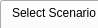
      <widget class="QWidget" name="page_7">
       <property name="geometry">
        <rect>
         <x>0</x>
         <y>0</y>
         <width>98</width>
         <height>28</height>
        </rect>
       </property>
       <attribute name="label">
        <string>Step 3 - Run or re-run a Scenario</string>
       </attribute>
       <widget class="QGroupBox" name="groupBox_6">
        <property name="geometry">
         <rect>
          <x>0</x>
          <y>205</y>
          <width>676</width>
          <height>91</height>
         </rect>
        </property>
        <property name="title">
         <string>Run the scenario</string>
        </property>
        <widget class="QWidget" name="layoutWidget">
         <property name="geometry">
          <rect>
           <x>10</x>
           <y>50</y>
           <width>656</width>
           <height>25</height>
          </rect>
         </property>
         <layout class="QHBoxLayout" name="horizontalLayout_38">
          <item>
           <widget class="QPushButton" name="pushButton_11">
            <property name="text">
             <string>Run scenario</string>
            </property>
           </widget>
          </item>
          <item>
           <widget class="QLineEdit" name="lineEdit_14"/>
          </item>
         </layout>
        </widget>
        <widget class="QWidget" name="layoutWidget">
         <property name="geometry">
          <rect>
           <x>10</x>
           <y>21</y>
           <width>656</width>
           <height>22</height>
          </rect>
         </property>
         <layout class="QHBoxLayout" name="horizontalLayout_51">
          <item>
           <widget class="QLabel" name="label_31">
            <property name="text">
             <string>Select output path</string>
            </property>
           </widget>
          </item>
          <item>
           <widget class="QLineEdit" name="lineEdit_16"/>
          </item>
          <item>
           <widget class="QToolButton" name="toolButton_4">
            <property name="text">
             <string>...</string>
            </property>
           </widget>
          </item>
         </layout>
        </widget>
       </widget>
       <widget class="QPushButton" name="pushButton_8">
        <property name="geometry">
         <rect>
          <x>545</x>
          <y>180</y>
          <width>131</width>
          <height>23</height>
         </rect>
        </property>
        <property name="text">
         <string>Save scenario</string>
        </property>
       </widget>
       <widget class="QTabWidget" name="tabWidget_2">
        <property name="geometry">
         <rect>
          <x>0</x>
          <y>0</y>
          <width>676</width>
          <height>171</height>
         </rect>
        </property>
        <property name="currentIndex">
         <number>0</number>
        </property>
        <widget class="QWidget" name="tab_3">
         <attribute name="title">
          <string>Select Scenario simulation duration</string>
         </attribute>
         <widget class="QGroupBox" name="groupBox_27">
          <property name="geometry">
           <rect>
            <x>10</x>
            <y>5</y>
            <width>641</width>
            <height>131</height>
           </rect>
          </property>
          <property name="title">
           <string>Specify how long the simulation will run</string>
          </property>
          <widget class="QWidget" name="layoutWidget_40">
           <property name="geometry">
            <rect>
             <x>460</x>
             <y>7</y>
             <width>48</width>
             <height>131</height>
            </rect>
           </property>
           <layout class="QVBoxLayout" name="verticalLayout_40">
            <item>
             <widget class="QSpinBox" name="spinBox_37"/>
            </item>
            <item>
             <widget class="QSpinBox" name="spinBox_38"/>
            </item>
            <item>
             <widget class="QSpinBox" name="spinBox_39"/>
            </item>
           </layout>
          </widget>
          <widget class="QWidget" name="layoutWidget_41">
           <property name="geometry">
            <rect>
             <x>190</x>
             <y>9</y>
             <width>261</width>
             <height>131</height>
            </rect>
           </property>
           <layout class="QVBoxLayout" name="verticalLayout_41">
            <item>
             <widget class="QSlider" name="horizontalSlider_45">
              <property name="orientation">
               <enum>Qt::Horizontal</enum>
              </property>
             </widget>
            </item>
            <item>
             <widget class="QSlider" name="horizontalSlider_46">
              <property name="orientation">
               <enum>Qt::Horizontal</enum>
              </property>
             </widget>
            </item>
            <item>
             <widget class="QSlider" name="horizontalSlider_47">
              <property name="orientation">
               <enum>Qt::Horizontal</enum>
              </property>
             </widget>
            </item>
           </layout>
          </widget>
          <widget class="QWidget" name="layoutWidget_42">
           <property name="geometry">
            <rect>
             <x>20</x>
             <y>11</y>
             <width>161</width>
             <height>121</height>
            </rect>
           </property>
           <layout class="QVBoxLayout" name="verticalLayout_42">
            <item>
             <widget class="QLabel" name="label_58">
              <property name="text">
               <string>Number of population replicates:</string>
              </property>
             </widget>
            </item>
            <item>
             <widget class="QLabel" name="label_59">
              <property name="text">
               <string>Burn-in length:</string>
              </property>
             </widget>
            </item>
            <item>
             <widget class="QLabel" name="label_60">
              <property name="text">
               <string>Temporal evolution length:</string>
              </property>
             </widget>
            </item>
           </layout>
          </widget>
         </widget>
        </widget>
        <widget class="QWidget" name="tab_4">
         <attribute name="title">
          <string>Settings</string>
         </attribute>
        </widget>
       </widget>
      </widget>
